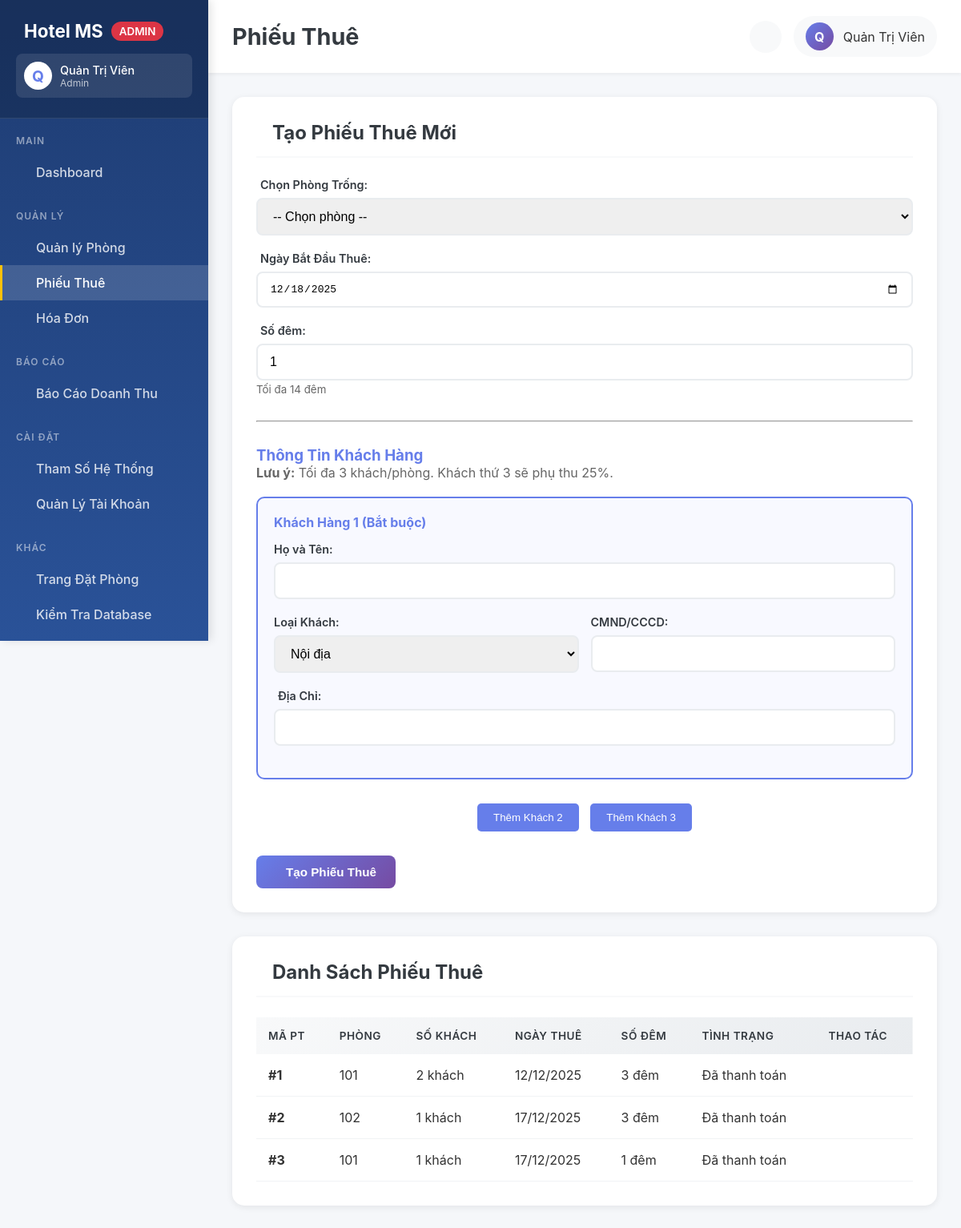
The app's page /admin/phieu-thue.php (signed in), older data.
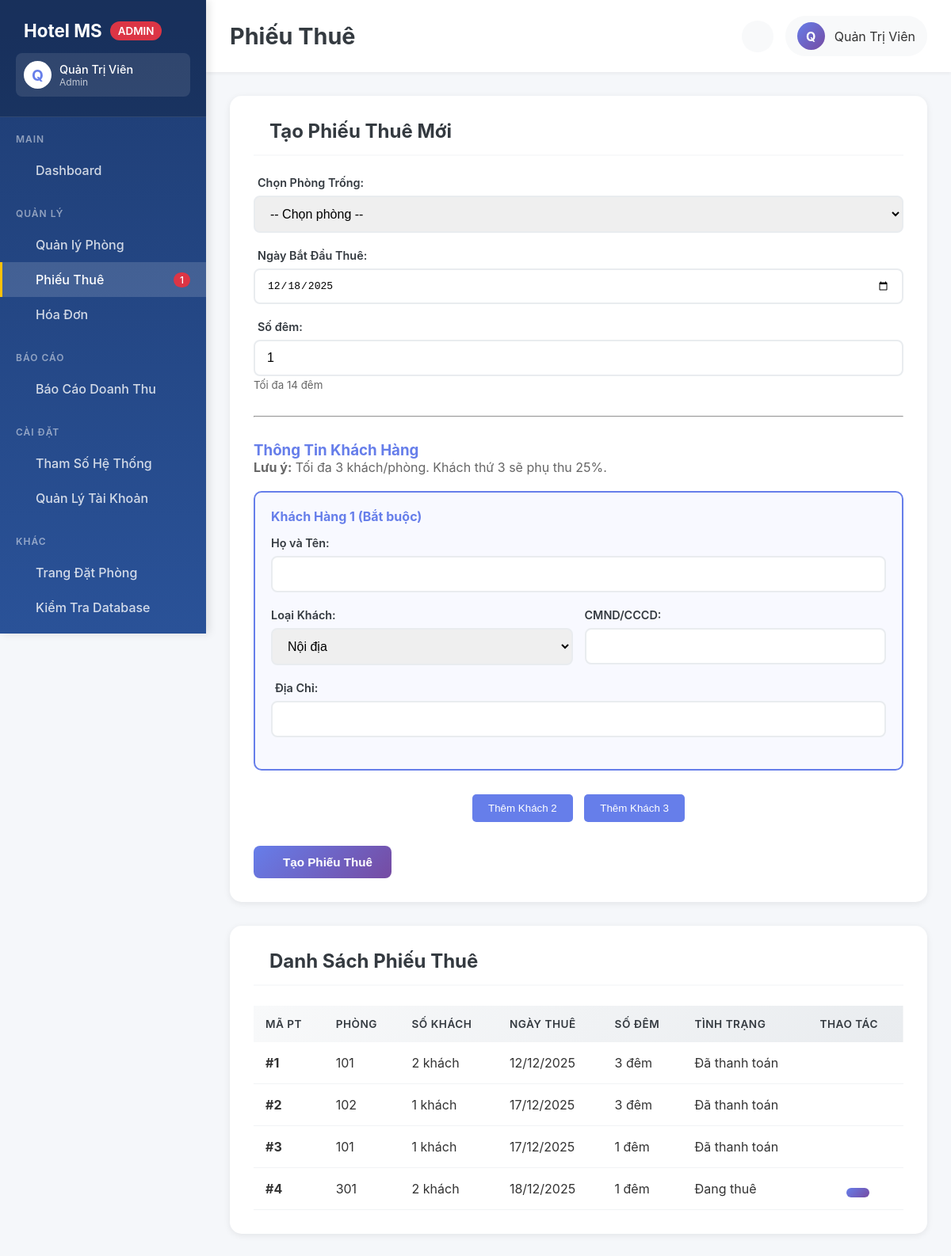
The same page, newer data.
### tables this page shows
CREATE TABLE PHIEUTHUE (
MaPhieuThue INTEGER PRIMARY KEY AUTOINCREMENT,
MaPhong INTEGER NOT NULL,
MaKhachHangUser INTEGER,
NgayBatDauThue DATE NOT NULL DEFAULT (date('now')),
SoDem INTEGER NOT NULL DEFAULT 1 CHECK(SoDem BETWEEN 1 AND 14),
TinhTrangPhieu TEXT DEFAULT 'Đang thuê' CHECK(TinhTrangPhieu IN ('Đang thuê', 'Đã thanh toán', 'Đã hủy')),
FOREIGN KEY (MaPhong) REFERENCES PHONG(MaPhong) ON DELETE RESTRICT ON UPDATE CASCADE,
FOREIGN KEY (MaKhachHangUser) REFERENCES KHACHHANG_USERS(MaKhachHangUser) ON DELETE SET NULL ON UPDATE CASCADE
);

CREATE TABLE PHONG (
MaPhong INTEGER PRIMARY KEY AUTOINCREMENT,
SoPhong TEXT NOT NULL UNIQUE,
MaLoaiPhong INTEGER NOT NULL,
TinhTrang TEXT DEFAULT 'Trống' CHECK(TinhTrang IN ('Trống', 'Đã thuê')),
GhiChu TEXT,
FOREIGN KEY (MaLoaiPhong) REFERENCES LOAIPHONG(MaLoaiPhong) ON DELETE RESTRICT ON UPDATE CASCADE
);

### controllers/PhieuThueController.php (called while the page is built, shortened)
<?php
require_once __DIR__ . '/../config/database.php';
class PhieuThueController {
private $db;
public function __construct() {
$this->database = new Database();
$this->db = $this->database->connect();
}
public function getPhieuThue($tinhTrang = null) {
$sql = "SELECT PT.*, P.SoPhong
FROM PHIEUTHUE PT
JOIN PHONG P ON PT.MaPhong = P.MaPhong";
if ($tinhTrang) {
$sql .= " WHERE PT.TinhTrangPhieu = ?";
$stmt = $this->db->prepare($sql);
$stmt->execute([$tinhTrang]);
} else {
$stmt = $this->db->query($sql);
}
return $stmt->fetchAll();
}
public function getChiTietKhach($maPhieuThue) {
$stmt = $this->db->prepare("SELECT K.* FROM KHACHHANG K
JOIN CHITIET_THUE CT ON K.MaKhachHang = CT.MaKhachHang
WHERE CT.MaPhieuThue = ?");
$stmt->execute([$maPhieuThue]);
return $stmt->fetchAll();
}
}
?>

### config/database.php (called while the page is built, shortened)
<?php
class Database {
    private $db_file;
    private $conn;
    public function __construct() {
        $this->db_file = __DIR__ . '/../database/hotel.db';
    }
    public function connect() {
        try {
            $db_dir = dirname($this->db_file);
            $this->conn = new PDO('sqlite:' . $this->db_file);
            $this->conn->setAttribute(PDO::ATTR_ERRMODE, PDO::ERRMODE_EXCEPTION);
            $this->conn->setAttribute(PDO::ATTR_DEFAULT_FETCH_MODE, PDO::FETCH_ASSOC);
            $this->conn->exec('PRAGMA foreign_keys = ON');
            $this->conn->exec('PRAGMA journal_mode = WAL');
            $this->conn->exec('PRAGMA synchronous = NORMAL');
        } catch(PDOException $e) {
            die("Connection Error: " . $e->getMessage());
        }
        return $this->conn;
    }
    public function __destruct() {
        $this->conn = null;
    }
}
?>

### controllers/PhongController.php (called while the page is built, shortened)
<?php
require_once __DIR__ . '/../config/database.php';
class PhongController {
    private $db;
    public function __construct() {
        $database = new Database();
        $this->db = $database->connect();
    }
public function traCuuPhong($loaiPhong = null, $tinhTrang = null) {
    $sql = "SELECT P.*, L.TenLoai, L.DonGiaCoBan
            FROM PHONG P
            JOIN LOAIPHONG L ON P.MaLoaiPhong = L.MaLoaiPhong
            WHERE 1=1";
    $params = [];
    if ($tinhTrang !== null && $tinhTrang !== '') {
        $sql .= " AND P.TinhTrang = ?";
        $params[] = $tinhTrang;
    }
    $stmt = $this->db->prepare($sql);
    $stmt->execute($params);
    return $stmt->fetchAll();
}
}
?>

### admin/phieu-thue.php (the view, shortened to what the changed rows need)
<?php
require_once __DIR__ . '/../controllers/PhieuThueController.php';
require_once __DIR__ . '/../controllers/PhongController.php';
require_once __DIR__ . '/../config/database.php';
$phieuThueCtrl = new PhieuThueController();
$controller = new PhongController();
$phieuThues = $phieuThueCtrl->getPhieuThue();
$phongDaThue = count($controller->traCuuPhong(null, 'Đã thuê'));
?>
<!DOCTYPE html>
<html lang="vi">
<head>
<link rel="stylesheet" href="../assets/css/admin.css">
</head>
<body>
<?php include 'includes/sidebar.php'; ?>
<div class="admin-content">
<?php include 'includes/header.php'; ?>
<main class="main-container">
<div class="content-section">
<div class="section-header">
<h2 class="section-title">
<i class="ph ph-plus-circle"></i> Tạo Phiếu Thuê Mới
</h2>
</div>
</div>
<div class="content-section">
<div class="section-header">
<h2 class="section-title">
<i class="ph ph-list-bullets"></i> Danh Sách Phiếu Thuê
</h2>
</div>
<table class="data-table">
<thead>
<tr>
<th>Mã PT</th>
<th>Phòng</th>
<th>Số Khách</th>
<th>Ngày Thuê</th>
<th>Số Đêm</th>
<th>Tình Trạng</th>
<th>Thao Tác</th>
</tr>
</thead>
<tbody>
<?php foreach ($phieuThues as $pt):
$khachs = $phieuThueCtrl->getChiTietKhach($pt['MaPhieuThue']);
$statusClass = match($pt['TinhTrangPhieu']) {
'Đang thuê' => 'badge-warning',
'Đã thanh toán' => 'badge-success',
'Đã hủy' => 'badge-danger',
default => 'badge-secondary'
};
?>
<tr>
<td><strong>#<?= $pt['MaPhieuThue'] ?></strong></td>
<td><?= htmlspecialchars($pt['SoPhong']) ?></td>
<td><?= count($khachs) ?> khách</td>
<td><?= date('d/m/Y', strtotime($pt['NgayBatDauThue'])) ?></td>
<td><?= $pt['SoDem'] ?? 1 ?> đêm</td>
<td><span class="badge <?= $statusClass ?>"><?= htmlspecialchars($pt['TinhTrangPhieu']) ?></span></td>
<td>
<a href="chi-tiet-phieu-thue.php?id=<?= $pt['MaPhieuThue'] ?>"
class="btn btn-sm btn-info" title="Xem chi tiết">
</a>
<?php if ($pt['TinhTrangPhieu'] === 'Đang thuê'): ?>
<a href="sua-phieu-thue.php?id=<?= $pt['MaPhieuThue'] ?>"
class="btn btn-sm btn-primary" title="Sửa">
</a>
<?php endif; ?>
</td>
</tr>
<?php endforeach; ?>
</tbody>
</table>
</div>
</main>
</div>
</body>
</html>

### admin/includes/sidebar.php (shortened to what the changed rows need)
<?php
$current_page = basename($_SERVER['PHP_SELF']);
?>
<aside class="admin-sidebar">
    <div class="sidebar-header">
        <h1>
            <i class="ph-fill ph-buildings"></i> Hotel MS
            <span class="badge">ADMIN</span>
        </h1>
    </div>
    <nav class="sidebar-nav">
        <div class="nav-section">
            <a href="phieu-thue.php" class="nav-link <?= $current_page === 'phieu-thue.php' ? 'active' : '' ?>">
                <span>Phiếu Thuê</span>
                <?php
                if (isset($phongDaThue) && $phongDaThue > 0):
                ?>
                <span class="badge"><?= $phongDaThue ?></span>
                <?php endif; ?>
            </a>
        </div>
    </nav>
</aside>

Row changes from the older to the newer data that the page shows:
added phieuthue: MaPhieuThue "4", MaPhong.SoPhong "301", count($khachs) "2", NgayBatDauThue "18/12/2025", SoDem "1", TinhTrangPhieu "Đang thuê"
Text that changed along with them:
$phongDaThue: (not shown) → "1"
